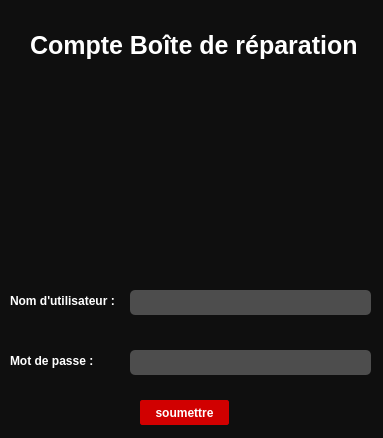
<?xml version="1.0" encoding="UTF-8"?>
<ui version="4.0">
 <class>MainLoagin</class>
 <widget class="QMainWindow" name="MainLoagin">
  <property name="geometry">
   <rect>
    <x>0</x>
    <y>0</y>
    <width>383</width>
    <height>438</height>
   </rect>
  </property>
  <property name="windowTitle">
   <string>Boîte de réparation</string>
  </property>
  <property name="windowIcon">
   <iconset resource="../qrc_sources/source.qrc">
    <normaloff>:/mainIcon/icons/movil_05.jpg</normaloff>:/mainIcon/icons/movil_05.jpg</iconset>
  </property>
  <property name="styleSheet">
   <string notr="true">/*-----QWidget-----*/
QWidget
{
	background-color: #0f0f0f;
	color: #fff;
	border-color: #000000;

}


/*-----QLabel-----*/
QLabel
{
	background-color: transparent;
	color: #fff;
	font-weight: bold;
	border-color: #000000;

}


/*-----QPushButton-----*/
QPushButton
{
	background-color: #d10000;
	color: #fff;
	font-weight: bold;
	border: 1px solid #d10000;  
	border-radius: 2px;
	padding: 5px;

}


QPushButton::hover
{
	background-color: #ad0000;
	color: #fff;

}


QPushButton::pressed
{
	background-color: #e00000;
	color: #fff;

}


/*-----QToolButton-----*/
QToolButton
{
	background-color: transparent;
	color: #000000;
	border-style: solid;
	border-color: #000000;

}


QToolButton::hover
{
	background-color: #d10000;
	color: #000000;
	border-radius: 15px;
	border-color: #d10000;

}


QToolButton::pressed
{
	background-color: #d10000;
	color: #000000;
	border-style: solid;
	border-width: 0px;

}


/*-----QLineEdit-----*/
QLineEdit{
	background-color: #4d4d4d;
	color: #fff;
	font-weight: bold;
	border-style: solid;
	border-radius: 5px;
	padding: 5px;

}


/*-----QCheckBox-----*/
QCheckBox
{
	background-color: transparent;
	color: #b9b9bb;
	font-weight: bold;

}


QCheckBox::indicator
{
    color: #b1b1b1;
    background-color: #00111d;
    border: 1px solid #d10000;
    width: 12px;
    height: 12px;

}


QCheckBox::indicator:checked
{
    image:url(&quot;./ressources/check.png&quot;); /*To replace*/
	background-color: #d10000;
    border: 1px solid #d10000;

}


QCheckBox::indicator:unchecked:hover
{
    border: 1px solid #ff0000;

}


QCheckBox::disabled
{
	color: #656565;

}


QCheckBox::indicator:disabled
{
	background-color: #656565;
	color: #656565;
    border: 1px solid #656565;

}
</string>
  </property>
  <widget class="QWidget" name="centralwidget">
   <widget class="QLabel" name="text">
    <property name="geometry">
     <rect>
      <x>30</x>
      <y>30</y>
      <width>331</width>
      <height>31</height>
     </rect>
    </property>
    <property name="sizePolicy">
     <sizepolicy hsizetype="Fixed" vsizetype="Preferred">
      <horstretch>0</horstretch>
      <verstretch>0</verstretch>
     </sizepolicy>
    </property>
    <property name="font">
     <font>
      <pointsize>19</pointsize>
      <weight>75</weight>
      <bold>true</bold>
     </font>
    </property>
    <property name="text">
     <string>Compte Boîte de réparation</string>
    </property>
    <property name="textFormat">
     <enum>Qt::AutoText</enum>
    </property>
   </widget>
   <widget class="QLabel" name="img">
    <property name="geometry">
     <rect>
      <x>-10</x>
      <y>70</y>
      <width>391</width>
      <height>181</height>
     </rect>
    </property>
    <property name="minimumSize">
     <size>
      <width>391</width>
      <height>181</height>
     </size>
    </property>
    <property name="maximumSize">
     <size>
      <width>391</width>
      <height>181</height>
     </size>
    </property>
    <property name="styleSheet">
     <string notr="true">image: url(:/newPrefix/icons/33513.jpg);</string>
    </property>
    <property name="text">
     <string/>
    </property>
   </widget>
   <widget class="QLineEdit" name="username">
    <property name="geometry">
     <rect>
      <x>130</x>
      <y>290</y>
      <width>241</width>
      <height>25</height>
     </rect>
    </property>
    <property name="acceptDrops">
     <bool>false</bool>
    </property>
   </widget>
   <widget class="QLabel" name="username_label">
    <property name="geometry">
     <rect>
      <x>10</x>
      <y>290</y>
      <width>141</width>
      <height>21</height>
     </rect>
    </property>
    <property name="text">
     <string>Nom d'utilisateur :</string>
    </property>
   </widget>
   <widget class="QLineEdit" name="password">
    <property name="geometry">
     <rect>
      <x>130</x>
      <y>350</y>
      <width>241</width>
      <height>25</height>
     </rect>
    </property>
   </widget>
   <widget class="QLabel" name="password_label">
    <property name="geometry">
     <rect>
      <x>10</x>
      <y>350</y>
      <width>101</width>
      <height>21</height>
     </rect>
    </property>
    <property name="text">
     <string>Mot de passe :</string>
    </property>
   </widget>
   <widget class="QPushButton" name="login_Button">
    <property name="geometry">
     <rect>
      <x>140</x>
      <y>400</y>
      <width>89</width>
      <height>25</height>
     </rect>
    </property>
    <property name="contextMenuPolicy">
     <enum>Qt::DefaultContextMenu</enum>
    </property>
    <property name="text">
     <string>soumettre</string>
    </property>
   </widget>
  </widget>
 </widget>
 <resources>
  <include location="../qrc_sources/source.qrc"/>
 </resources>
 <connections/>
</ui>
